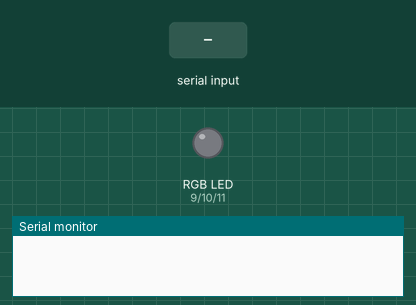
Simulated run of this sketch. Board: Arduino Uno, built with avr-gcc and run on an emulated ATmega328P. Parts: an RGB LED mixed from three pins (HIGH = lit), the last lines printed to the serial monitor. The test bench sets the inputs (shaded band). Dim RGB values are drawn brighter than linear.

Above: at 1.2 s.
1.3 s: "90,45,200\n" received over Serial
At 2.4 s:
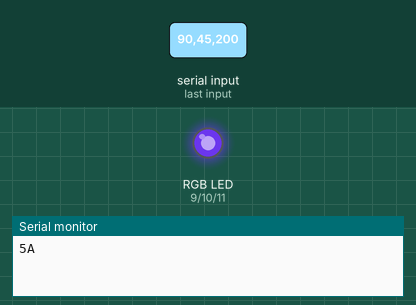
2.8 s: "1,90,45\n" received over Serial
At 3.4 s:
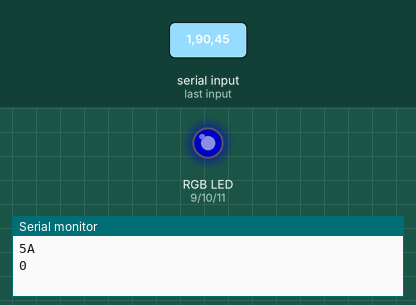
5.8 s: "30,150,10\n" received over Serial
At 7.0 s:
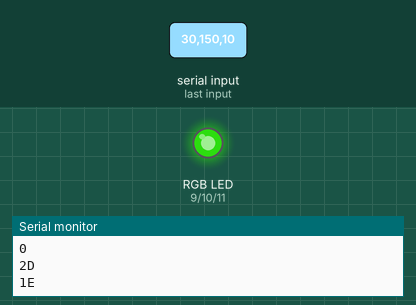
7.3 s: "90,45\n" received over Serial
At 8.0 s:
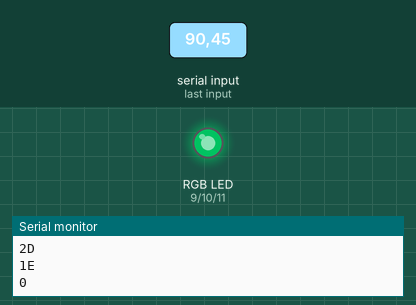
8.8 s: "30,150\n" received over Serial
At 9.2 s:
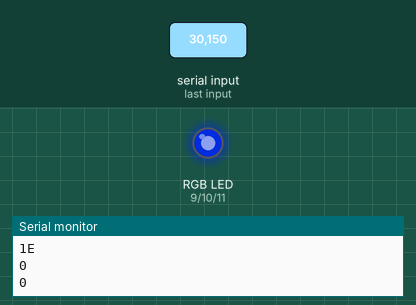
10.3 s: "5\n" received over Serial
At 12.1 s:
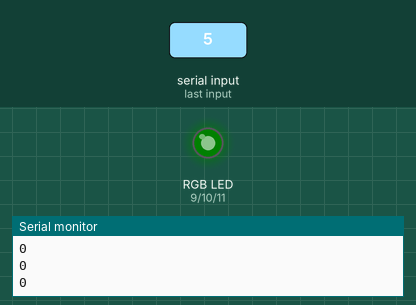
Timing chart, 0 to 13.6 s (numbered marks = the images above; inputs shaded):
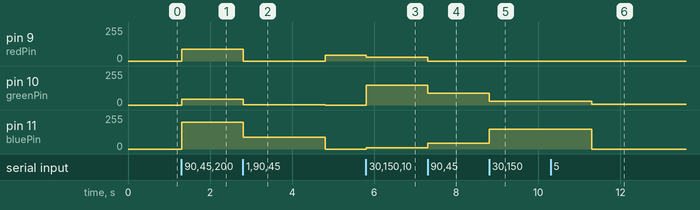

The sketch:

test_RGBled_input.ino
```cpp
const int redPin = 9;
const int greenPin = 10;
const int bluePin = 11;

void setup(){
  Serial.begin(9600);
  pinMode(redPin,OUTPUT);
  pinMode(greenPin,OUTPUT);
  pinMode(bluePin,OUTPUT);
}

void loop(){
  while(Serial.available()>0){
    int red = Serial.parseInt();
    int green = Serial.parseInt();
    int blue = Serial.parseInt();

      red = constrain(red,0,255);
      green = constrain(green,0,255);
      blue = constrain(blue,0,255);
      analogWrite(redPin,red);
      analogWrite(greenPin,green);
      analogWrite(bluePin,blue);
      Serial.println(red,HEX);
}
}
```

Measured:
- after the input at 1.3 s, pin 9 (redPin): 0/255 → 90/255 at once; pin 10 (greenPin): 0/255 → 45/255 at once; pin 11 (bluePin): 0/255 → 200/255 at once
- after the input at 2.8 s, pin 9 (redPin): 90/255 → 0/255 after 0.01 s instead of 1.5 s; pin 10 (greenPin): 45/255 → 1/255 at once, → 0/255 2.0 s later; pin 11 (bluePin): 200/255 → 90/255 at once, → 0/255 2.0 s later
- after the input at 5.8 s, pin 9 (redPin): 45/255 → 30/255 at once; pin 10 (greenPin): 0/255 → 150/255 at once; pin 11 (bluePin): 0/255 → 10/255 at once
- after the input at 7.3 s, pin 9 (redPin): 30/255 → 0/255 at once; pin 10 (greenPin): 150/255 → 90/255 at once; pin 11 (bluePin): 10/255 → 45/255 at once
- after the input at 8.8 s, pin 10 (greenPin): 90/255 → 30/255 at once; pin 11 (bluePin): 45/255 → 150/255 at once
- after the input at 10.3 s, pin 10 (greenPin): 30/255 → 5/255 after 1.0 s; pin 11 (bluePin): 150/255 → 0/255 after 1.0 s instead of 1.5 s
